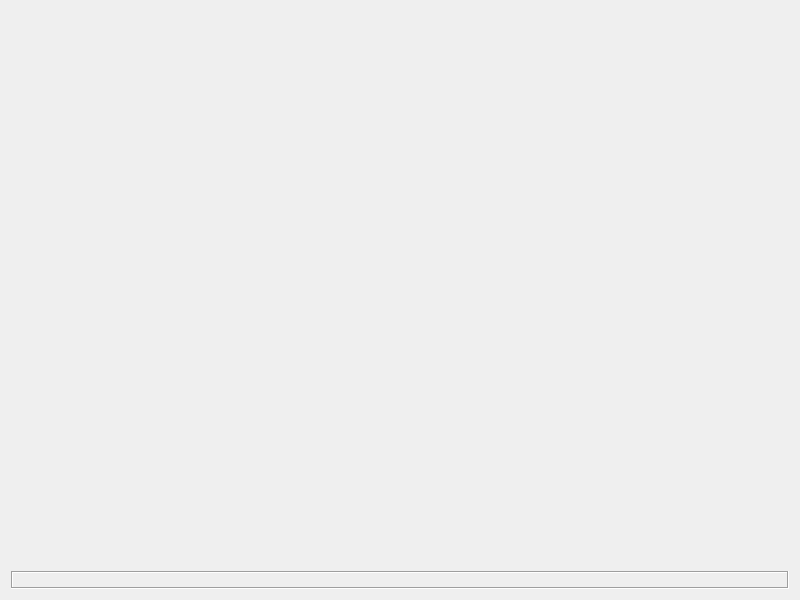
<?xml version="1.0" encoding="UTF-8"?>
<ui version="4.0">
 <class>frmVideoWidget</class>
 <widget class="QWidget" name="frmVideoWidget">
  <property name="geometry">
   <rect>
    <x>0</x>
    <y>0</y>
    <width>800</width>
    <height>600</height>
   </rect>
  </property>
  <property name="windowTitle">
   <string>Form</string>
  </property>
  <layout class="QGridLayout" name="gridLayout">
   <item row="0" column="1">
    <widget class="VideoWidget" name="videoWidget2" native="true">
     <property name="sizePolicy">
      <sizepolicy hsizetype="Expanding" vsizetype="Expanding">
       <horstretch>0</horstretch>
       <verstretch>0</verstretch>
      </sizepolicy>
     </property>
    </widget>
   </item>
   <item row="0" column="0">
    <widget class="VideoWidget" name="videoWidget1" native="true">
     <property name="sizePolicy">
      <sizepolicy hsizetype="Expanding" vsizetype="Expanding">
       <horstretch>0</horstretch>
       <verstretch>0</verstretch>
      </sizepolicy>
     </property>
    </widget>
   </item>
   <item row="1" column="1">
    <widget class="VideoWidget" name="videoWidget4" native="true">
     <property name="sizePolicy">
      <sizepolicy hsizetype="Expanding" vsizetype="Expanding">
       <horstretch>0</horstretch>
       <verstretch>0</verstretch>
      </sizepolicy>
     </property>
    </widget>
   </item>
   <item row="1" column="0">
    <widget class="VideoWidget" name="videoWidget3" native="true">
     <property name="sizePolicy">
      <sizepolicy hsizetype="Expanding" vsizetype="Expanding">
       <horstretch>0</horstretch>
       <verstretch>0</verstretch>
      </sizepolicy>
     </property>
    </widget>
   </item>
   <item row="2" column="0" colspan="2">
    <widget class="QLabel" name="label">
     <property name="frameShape">
      <enum>QFrame::Box</enum>
     </property>
     <property name="frameShadow">
      <enum>QFrame::Sunken</enum>
     </property>
     <property name="text">
      <string/>
     </property>
    </widget>
   </item>
  </layout>
 </widget>
 <customwidgets>
  <customwidget>
   <class>VideoWidget</class>
   <extends>QWidget</extends>
   <header>videowidget.h</header>
   <container>1</container>
  </customwidget>
 </customwidgets>
 <resources/>
 <connections/>
</ui>
